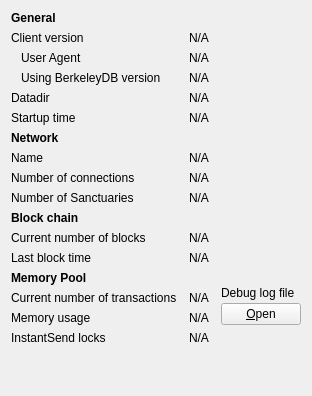
     <widget class="QWidget" name="tab_info">
      <attribute name="title">
       <string>&amp;Information</string>
      </attribute>
      <layout class="QGridLayout" name="gridLayout" columnstretch="0,1,0">
       <property name="horizontalSpacing">
        <number>12</number>
       </property>
       <item row="0" column="0">
        <widget class="QLabel" name="label_9">
         <property name="font">
          <font>
           <weight>75</weight>
           <bold>true</bold>
          </font>
         </property>
         <property name="text">
          <string>General</string>
         </property>
        </widget>
       </item>
       <item row="1" column="0">
        <widget class="QLabel" name="label_6">
         <property name="text">
          <string>Client version</string>
         </property>
        </widget>
       </item>
       <item row="1" column="1" colspan="2">
        <widget class="QLabel" name="clientVersion">
         <property name="cursor">
          <cursorShape>IBeamCursor</cursorShape>
         </property>
         <property name="text">
          <string>N/A</string>
         </property>
         <property name="textFormat">
          <enum>Qt::PlainText</enum>
         </property>
         <property name="textInteractionFlags">
          <set>Qt::LinksAccessibleByMouse|Qt::TextSelectableByKeyboard|Qt::TextSelectableByMouse</set>
         </property>
        </widget>
       </item>
       <item row="2" column="0">
        <widget class="QLabel" name="labelClientUserAgent">
         <property name="text">
          <string>User Agent</string>
         </property>
         <property name="indent">
          <number>10</number>
         </property>
        </widget>
       </item>
       <item row="2" column="1" colspan="2">
        <widget class="QLabel" name="clientUserAgent">
         <property name="cursor">
          <cursorShape>IBeamCursor</cursorShape>
         </property>
         <property name="text">
          <string>N/A</string>
         </property>
         <property name="textFormat">
          <enum>Qt::PlainText</enum>
         </property>
         <property name="textInteractionFlags">
          <set>Qt::LinksAccessibleByMouse|Qt::TextSelectableByKeyboard|Qt::TextSelectableByMouse</set>
         </property>
        </widget>
       </item>
       <item row="3" column="0">
        <widget class="QLabel" name="label_berkeleyDBVersion">
         <property name="text">
          <string>Using BerkeleyDB version</string>
         </property>
         <property name="indent">
          <number>10</number>
         </property>
        </widget>
       </item>
       <item row="3" column="1" colspan="2">
        <widget class="QLabel" name="berkeleyDBVersion">
         <property name="cursor">
          <cursorShape>IBeamCursor</cursorShape>
         </property>
         <property name="text">
          <string>N/A</string>
         </property>
         <property name="textFormat">
          <enum>Qt::PlainText</enum>
         </property>
         <property name="textInteractionFlags">
          <set>Qt::LinksAccessibleByMouse|Qt::TextSelectableByKeyboard|Qt::TextSelectableByMouse</set>
         </property>
        </widget>
       </item>
       <item row="4" column="0">
        <widget class="QLabel" name="label_12">
         <property name="text">
          <string>Datadir</string>
         </property>
        </widget>
       </item>
       <item row="4" column="1" colspan="2">
        <widget class="QLabel" name="dataDir">
         <property name="cursor">
          <cursorShape>IBeamCursor</cursorShape>
         </property>
         <property name="text">
          <string>N/A</string>
         </property>
         <property name="textFormat">
          <enum>Qt::PlainText</enum>
         </property>
         <property name="wordWrap">
          <bool>true</bool>
         </property>
         <property name="textInteractionFlags">
          <set>Qt::LinksAccessibleByMouse|Qt::TextSelectableByKeyboard|Qt::TextSelectableByMouse</set>
         </property>
        </widget>
       </item>
       <item row="5" column="0">
        <widget class="QLabel" name="label_13">
         <property name="text">
          <string>Startup time</string>
         </property>
        </widget>
       </item>
       <item row="5" column="1" colspan="2">
        <widget class="QLabel" name="startupTime">
         <property name="cursor">
          <cursorShape>IBeamCursor</cursorShape>
         </property>
         <property name="text">
          <string>N/A</string>
         </property>
         <property name="textFormat">
          <enum>Qt::PlainText</enum>
         </property>
         <property name="textInteractionFlags">
          <set>Qt::LinksAccessibleByMouse|Qt::TextSelectableByKeyboard|Qt::TextSelectableByMouse</set>
         </property>
        </widget>
       </item>
       <item row="6" column="0">
        <widget class="QLabel" name="labelNetwork">
         <property name="font">
          <font>
           <weight>75</weight>
           <bold>true</bold>
          </font>
         </property>
         <property name="text">
          <string>Network</string>
         </property>
        </widget>
       </item>
       <item row="7" column="0">
        <widget class="QLabel" name="label_8">
         <property name="text">
          <string>Name</string>
         </property>
        </widget>
       </item>
       <item row="7" column="1" colspan="2">
        <widget class="QLabel" name="networkName">
         <property name="cursor">
          <cursorShape>IBeamCursor</cursorShape>
         </property>
         <property name="text">
          <string>N/A</string>
         </property>
         <property name="textFormat">
          <enum>Qt::PlainText</enum>
         </property>
         <property name="textInteractionFlags">
          <set>Qt::LinksAccessibleByMouse|Qt::TextSelectableByKeyboard|Qt::TextSelectableByMouse</set>
         </property>
        </widget>
       </item>
       <item row="8" column="0">
        <widget class="QLabel" name="label_7">
         <property name="text">
          <string>Number of connections</string>
         </property>
        </widget>
       </item>
       <item row="8" column="1" colspan="2">
        <widget class="QLabel" name="numberOfConnections">
         <property name="cursor">
          <cursorShape>IBeamCursor</cursorShape>
         </property>
         <property name="text">
          <string>N/A</string>
         </property>
         <property name="textFormat">
          <enum>Qt::PlainText</enum>
         </property>
         <property name="textInteractionFlags">
          <set>Qt::LinksAccessibleByMouse|Qt::TextSelectableByKeyboard|Qt::TextSelectableByMouse</set>
         </property>
        </widget>
       </item>
       <item row="9" column="0">
        <widget class="QLabel" name="masternodeCountLabel">
         <property name="text">
          <string>Number of Sanctuaries</string>
         </property>
        </widget>
       </item>
       <item row="9" column="1">
        <widget class="QLabel" name="masternodeCount">
         <property name="text">
          <string>N/A</string>
         </property>
        </widget>
       </item>
       <item row="10" column="0">
        <widget class="QLabel" name="label_10">
         <property name="font">
          <font>
           <weight>75</weight>
           <bold>true</bold>
          </font>
         </property>
         <property name="text">
          <string>Block chain</string>
         </property>
        </widget>
       </item>
       <item row="11" column="0">
        <widget class="QLabel" name="label_3">
         <property name="text">
          <string>Current number of blocks</string>
         </property>
        </widget>
       </item>
       <item row="11" column="1" colspan="2">
        <widget class="QLabel" name="numberOfBlocks">
         <property name="cursor">
          <cursorShape>IBeamCursor</cursorShape>
         </property>
         <property name="text">
          <string>N/A</string>
         </property>
         <property name="textFormat">
          <enum>Qt::PlainText</enum>
         </property>
         <property name="textInteractionFlags">
          <set>Qt::LinksAccessibleByMouse|Qt::TextSelectableByKeyboard|Qt::TextSelectableByMouse</set>
         </property>
        </widget>
       </item>
       <item row="13" column="0">
        <widget class="QLabel" name="labelLastBlockTime">
         <property name="text">
          <string>Last block time</string>
         </property>
        </widget>
       </item>
       <item row="13" column="1" colspan="2">
        <widget class="QLabel" name="lastBlockTime">
         <property name="cursor">
          <cursorShape>IBeamCursor</cursorShape>
         </property>
         <property name="text">
          <string>N/A</string>
         </property>
         <property name="textFormat">
          <enum>Qt::PlainText</enum>
         </property>
         <property name="textInteractionFlags">
          <set>Qt::LinksAccessibleByMouse|Qt::TextSelectableByKeyboard|Qt::TextSelectableByMouse</set>
         </property>
        </widget>
       </item>
       <item row="14" column="0">
        <widget class="QLabel" name="labelMempoolTitle">
         <property name="font">
          <font>
           <weight>75</weight>
           <bold>true</bold>
          </font>
         </property>
         <property name="text">
          <string>Memory Pool</string>
         </property>
        </widget>
       </item>
       <item row="15" column="0">
        <widget class="QLabel" name="labelNumberOfTransactions">
         <property name="text">
          <string>Current number of transactions</string>
         </property>
        </widget>
       </item>
       <item row="15" column="1">
        <widget class="QLabel" name="mempoolNumberTxs">
         <property name="cursor">
          <cursorShape>IBeamCursor</cursorShape>
         </property>
         <property name="text">
          <string>N/A</string>
         </property>
         <property name="textFormat">
          <enum>Qt::PlainText</enum>
         </property>
         <property name="textInteractionFlags">
          <set>Qt::LinksAccessibleByMouse|Qt::TextSelectableByKeyboard|Qt::TextSelectableByMouse</set>
         </property>
        </widget>
       </item>
       <item row="16" column="0">
        <widget class="QLabel" name="labelMemoryUsage">
         <property name="text">
          <string>Memory usage</string>
         </property>
        </widget>
       </item>
       <item row="16" column="1">
        <widget class="QLabel" name="mempoolSize">
         <property name="cursor">
          <cursorShape>IBeamCursor</cursorShape>
         </property>
         <property name="text">
          <string>N/A</string>
         </property>
         <property name="textFormat">
          <enum>Qt::PlainText</enum>
         </property>
         <property name="textInteractionFlags">
          <set>Qt::LinksAccessibleByMouse|Qt::TextSelectableByKeyboard|Qt::TextSelectableByMouse</set>
         </property>
        </widget>
       </item>
       <item row="14" column="2" rowspan="3">
        <layout class="QVBoxLayout" name="verticalLayoutDebugButton">
         <property name="spacing">
          <number>3</number>
         </property>
         <item>
          <spacer name="verticalSpacer_2">
           <property name="orientation">
            <enum>Qt::Vertical</enum>
           </property>
           <property name="sizeHint" stdset="0">
            <size>
             <width>10</width>
             <height>5</height>
            </size>
           </property>
          </spacer>
         </item>
         <item>
          <widget class="QLabel" name="labelDebugLogfile">
           <property name="text">
            <string>Debug log file</string>
           </property>
          </widget>
         </item>
         <item>
          <widget class="QPushButton" name="openDebugLogfileButton">
           <property name="toolTip">
            <string>Open the %1 debug log file from the current data directory. This can take a few seconds for large log files.</string>
           </property>
           <property name="text">
            <string>&amp;Open</string>
           </property>
           <property name="autoDefault">
            <bool>false</bool>
           </property>
          </widget>
         </item>
        </layout>
       </item>
       <item row="18" column="0">
        <spacer name="verticalSpacer">
         <property name="orientation">
          <enum>Qt::Vertical</enum>
         </property>
         <property name="sizeHint" stdset="0">
          <size>
           <width>20</width>
           <height>40</height>
          </size>
         </property>
        </spacer>
       </item>
       <item row="17" column="0">
        <widget class="QLabel" name="labelInstantSendLockCount">
         <property name="text">
          <string>InstantSend locks</string>
         </property>
        </widget>
       </item>
       <item row="17" column="1">
        <widget class="QLabel" name="instantSendLockCount">
         <property name="text">
          <string>N/A</string>
         </property>
        </widget>
       </item>
      </layout>
     </widget>
